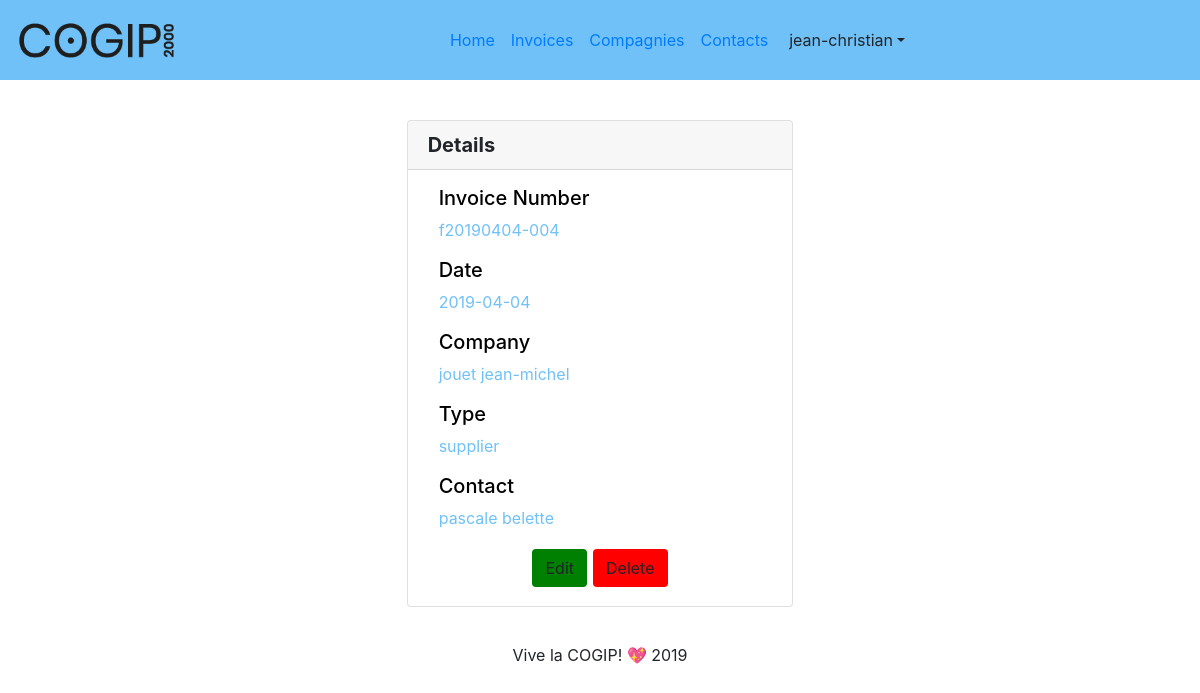
Before: /?page=invoices-details&id=7 (signed in) with the older database file.
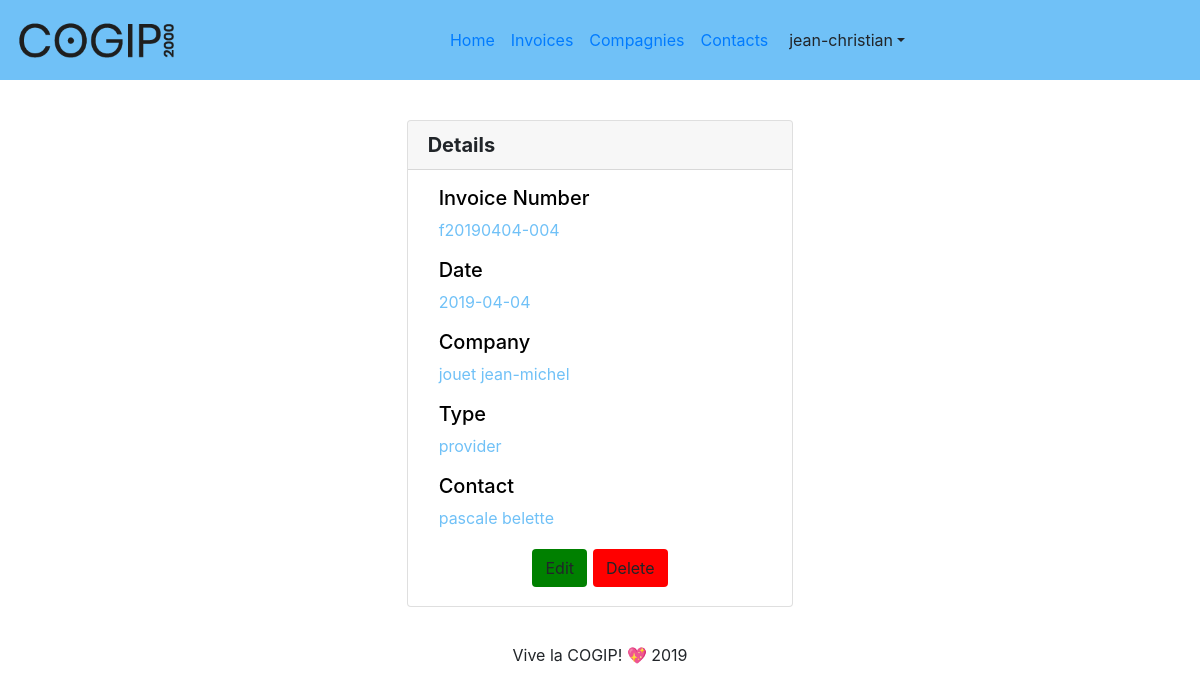
After: the same page with the newer database file.
### tables this page shows
CREATE TABLE `invoices` (
  `ID` int(11) NOT NULL,
  `number` varchar(255) NOT NULL,
  `date` timestamp NOT NULL DEFAULT current_timestamp(),
  `company` int(11) NOT NULL,
  `company_type` int(11) NOT NULL,
  `contact` int(11) NOT NULL
);

CREATE TABLE `type` (
  `ID` int(11) NOT NULL,
  `company_type` varchar(100) NOT NULL
);

CREATE TABLE `company` (
  `ID` int(11) NOT NULL,
  `company_name` varchar(200) NOT NULL,
  `VAT` varchar(255) NOT NULL,
  `country` varchar(255) NOT NULL,
  `type` int(11) NOT NULL
);

### controller/invoices-details-ctrl.php (called while the page is built)
<?php
    require 'model/invoices-details-mdl.php';
    $id = $_GET['id'];
    $invoice = get_invoice_by_id($id);
    require 'view/invoices-details-view.php';
?>

### index.php (called while the page is built, shortened)
<?php
require 'view/component/header-component.php';
routing();
require 'view/component/footer-component.php';
?>

### model/invoices-details-mdl.php (called while the page is built, shortened)
<?php
function get_invoice_by_id ($id) {
   global $pdo;
   $param = [
      'id' => $id
   ];
   $sql = <<<SQL
   SELECT
   	invoices.id AS invoice_id,
      invoices.number,
      invoices.date,
      invoices.company,
      company.company_name,
      invoices.company_type,
      type.company_type,
      invoices.contact,
      concat(contacts.first_name, ' ', contacts.last_name) AS contacts_full_name
   FROM invoices
   JOIN company
      ON invoices.company = company.id
   JOIN type
   	ON invoices.company_type = type.id
   JOIN contacts
   	ON invoices.contact = contacts.id
   WHERE invoices.id = :id
SQL;
   $stmt = $pdo->prepare($sql);
   $stmt->execute($param);
   $data = $stmt->fetch();
   return $data;
}
?>

### view/invoices-details-view.php (the view)
<div class="globalelement row justify-content-center">
    <div class="card col-md-4">
        <h5 class="row card-header">
        <strong class="invoices">Details</strong>
        </h5>
        <form class="invoices" style="color: rgb(112, 193, 247) ;" action="" method="post" name="invoices">
            <div class="row">
                <div class="col-md-8">
                    <h5 style="color:black" name="invoices_number" id="invoices_number">Invoice Number</h5>
                    <p><?=$invoice['number']?></p>
                </div>
                <div class="col-md-8">
                    <h5 style="color:black" name="date">Date</h5>
                    <p><?=date('Y-m-d', strtotime($invoice['date']))?></p>
                </div>
                <div class="col-md-8">
                    <h5 style="color:black" name="company">Company</h5>
                    <p><?=$invoice['company_name']?></p>
                </div>
                <div class="col-md-8">
                    <h5 style="color:black" name="company">Type</h5>
                    <p><?=$invoice['company_type']?></p>
                </div>
                <div class="col-md-8">
                    <h5 style="color:black" name="company">Contact</h5>
                    <p><?=$invoice['contacts_full_name']?></p>
                </div>
            </div>
            <?php if ($_SESSION['rights'] === 'god') :?>
            <div class="row justify-content-center">
                <button type="submit" name="submit" class="form btn btn-rounded" style="background-color: green; margin: 3px;" value="edit">Edit</button>
                <button type="submit" name="submit" class="form btn btn-rounded" style="background-color: red; margin: 3px" value="delete">Delete</button>
            </div>
            <?php endif ?>
        </form>
    </div>
</div>

Changed rows visible on the page:
changed through a linked row, invoices "jouet jean-michel": company_type.company_type "supplier" → "provider"
